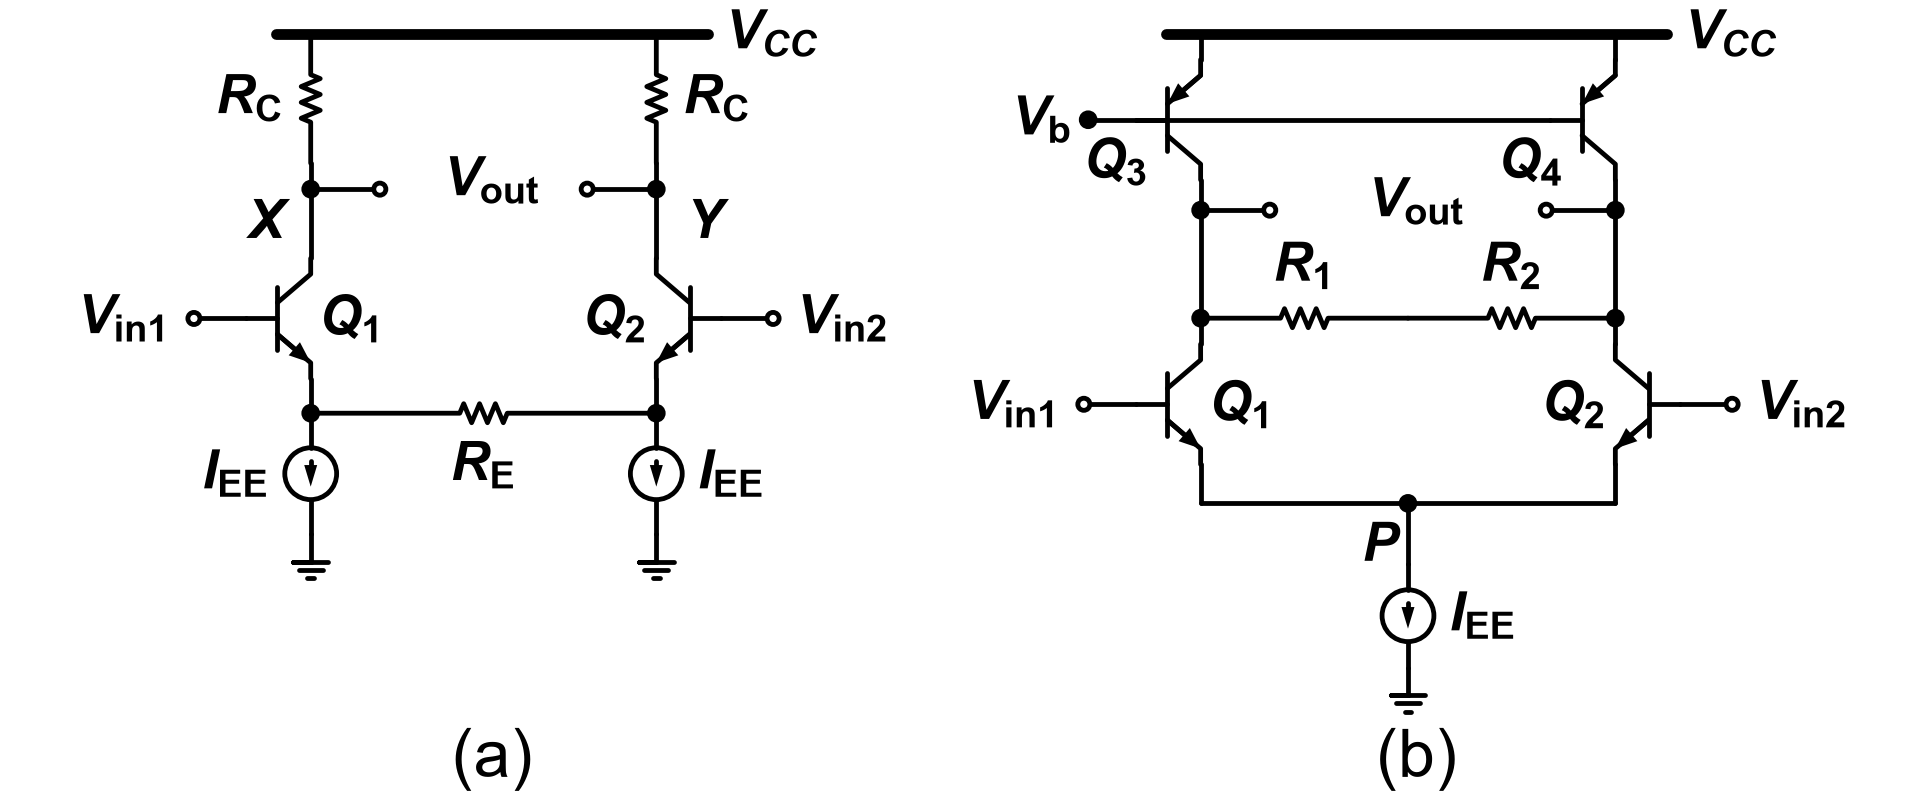

Recreate this plot in Python.
"""2017-1 중간 (D반) Q3 — 기준: Q3.md '회로 — Fig Q3(a)', '회로 — Fig Q3(b)'."""
import schemdraw.elements as elm
from schem_style import OPEN_R, Resistor, caption, dot, gate_terminal, new_drawing, rail

GAP = 0.2       # 소자 라벨과 기호 사이 간격
RAIL_Y = 8.2    # V_CC 레일 높이 (두 패널 공통)
CAP_Y = -0.3    # 캡션 높이


def bjt(d, cls, at, anchor, mirror=False, label=None, loc=None):
    """베이스 왼쪽(mirror면 오른쪽). npn은 컬렉터 위, pnp는 이미터 위."""
    e = cls().right()
    if mirror:
        e = e.reverse()
    e = e.anchor(anchor).at(at)
    if label:
        e = e.label(label, loc=loc or ("left" if mirror else "right"))
    return d.add(e)


def open_terminal(d, at, label, length, right=False):
    """베이스에서 가로선을 긋고 끝에 개방 원과 라벨."""
    line = elm.Line().at(at).length(length)
    d.add(line.right() if right else line.left())
    d.add(elm.Dot(open=True, radius=OPEN_R).label(label, "right" if right else "left", ofst=GAP))


def vout_pair(d, left, right, xm):
    """두 출력 원이 가운데에서 마주 보고 그 사이에 V_out."""
    d.add(elm.Line().right().at(left.center).length(0.8)); dot(d, open_=True)
    d.add(elm.Line().left().at(right.center).length(0.8)); dot(d, open_=True)
    d.add(elm.Label().right().at((xm, left.center.y)).label(r"$V_\mathrm{out}$"))


def vcc_rail(d, x_left, x_right):
    rail(d, (x_left, RAIL_Y), (x_right, RAIL_Y))
    d.add(elm.Label().right().at((x_right + 0.1, RAIL_Y - 0.1)).label(r"$V_{CC}$", halign="left"))


def half_a(d, x, mirror):
    """(a)의 한쪽 세로줄 위→아래: R_C, X/Y 접속점, Q1/Q2, n1/n2 접속점, I_EE, 접지."""
    out_loc = "bottom" if mirror else "top"     # 아래로 그리는 소자: top=왼쪽, bottom=오른쪽
    rc = d.add(Resistor().down().at((x, RAIL_Y)).length(1.5).label(r"$R_\mathrm{C}$", out_loc, ofst=GAP))
    d.add(elm.Line().down().at(rc.end).length(0.3)); node = dot(d)
    d.add(elm.Line().down().at(node.center).length(0.8))
    q = bjt(d, elm.BjtNpn, d.here, "collector", mirror=mirror,
            label=r"$Q_\mathrm{2}$" if mirror else r"$Q_\mathrm{1}$")
    d.add(elm.Line().down().at(q.emitter).length(0.4)); n = dot(d)
    iee = d.add(elm.SourceI().down().at(n.center).length(1.4).scale(0.6)
                .label(r"$I_\mathrm{EE}$", out_loc, ofst=0.3))
    d.add(elm.Ground().at(iee.end).scale(0.8))
    return node, q, n


def panel_a(d, x0):
    xl, xr = x0, x0 + 4.0
    xm = (xl + xr) / 2
    vcc_rail(d, xl - 0.4, xr + 0.6)
    x_node, q1, n1 = half_a(d, xl, False)
    y_node, q2, n2 = half_a(d, xr, True)
    d.add(elm.Label().right().at((xl - 0.4, x_node.center.y - 0.15)).label(r"$X$", halign="right", valign="top"))
    d.add(elm.Label().right().at((xr + 0.25, y_node.center.y - 0.15)).label(r"$Y$", halign="left", valign="top"))
    vout_pair(d, x_node, y_node, xm)
    open_terminal(d, q1.base, r"$V_\mathrm{in1}$", 0.6)
    open_terminal(d, q2.base, r"$V_\mathrm{in2}$", 0.6, right=True)
    d.add(Resistor().right().at(n1.center).to(n2.center).label(r"$R_\mathrm{E}$", "bottom", ofst=GAP))
    caption(d, (xm, CAP_Y), "(a)")


def panel_b(d, x0):
    xl, xr = x0, x0 + 4.8
    xm = (xl + xr) / 2
    vcc_rail(d, xl - 0.4, xr + 0.6)
    # Q3, Q4: pnp 보통 방향, 이미터에서 위로 레일
    q3 = bjt(d, elm.BjtPnp, (xl, RAIL_Y - 0.3), "emitter")
    q4 = bjt(d, elm.BjtPnp, (xr, RAIL_Y - 0.3), "emitter")
    for q in (q3, q4):
        d.add(elm.Line().up().at(q.emitter).toy(RAIL_Y))
    for q, name in ((q3, "3"), (q4, "4")):
        d.add(elm.Label().right().at((q.center.x - 0.7, q.center.y - 0.3))
              .label(rf"$Q_\mathrm{{{name}}}$", halign="right", valign="top"))
    # 베이스 공통선: V_b 점 단자 → Q3 베이스 → (Q3 막대를 지나) Q4 베이스
    gate_terminal(d, q3.base, r"$V_\mathrm{b}$")
    d.add(elm.Line().at(q3.base).tox(q4.base))
    # 컬렉터 → 위 접속점 (출력선) → 아래 접속점 (R_1·R_2) → Q1/Q2
    nodes = []
    for q in (q3, q4):
        d.add(elm.Line().down().at(q.collector).length(0.35)); up = dot(d)
        d.add(elm.Line().down().at(up.center).length(1.25)); lo = dot(d)
        nodes.append((up, lo))
    (up1, lo1), (up2, lo2) = nodes
    vout_pair(d, up1, up2, xm)
    d.add(Resistor().right().at(lo1.center).to((xm, lo1.center.y)).label(r"$R_\mathrm{1}$", "top", ofst=GAP))
    d.add(Resistor().right().at((xm, lo1.center.y)).to(lo2.center).label(r"$R_\mathrm{2}$", "top", ofst=GAP))
    d.add(elm.Line().down().at(lo1.center).length(0.3))
    q1 = bjt(d, elm.BjtNpn, d.here, "collector", label=r"$Q_\mathrm{1}$")
    d.add(elm.Line().down().at(lo2.center).length(0.3))
    q2 = bjt(d, elm.BjtNpn, d.here, "collector", mirror=True, label=r"$Q_\mathrm{2}$")
    open_terminal(d, q1.base, r"$V_\mathrm{in1}$", 0.6)
    open_terminal(d, q2.base, r"$V_\mathrm{in2}$", 0.6, right=True)
    # 두 이미터 → 아래 → 가운데 P → I_EE → 접지
    yt = q1.emitter.y - 0.45
    d.add(elm.Line().down().at(q1.emitter).toy(yt))
    d.add(elm.Line().right().tox(xm)); p = dot(d)
    d.add(elm.Line().right().tox(xr))
    d.add(elm.Line().up().toy(q2.emitter.y))
    d.add(elm.Label().right().at((xm - 0.2, yt - 0.25)).label(r"$P$", halign="right", valign="top"))
    d.add(elm.Line().down().at(p.center).length(0.7))
    iee = d.add(elm.SourceI().down().length(1.2).scale(0.6).label(r"$I_\mathrm{EE}$", "bottom", ofst=0.3))
    d.add(elm.Ground().at(iee.end).scale(0.8))
    caption(d, (xm, CAP_Y), "(b)")


def draw():
    d = new_drawing()
    panel_a(d, 2.0)
    panel_b(d, 12.3)
    return d
